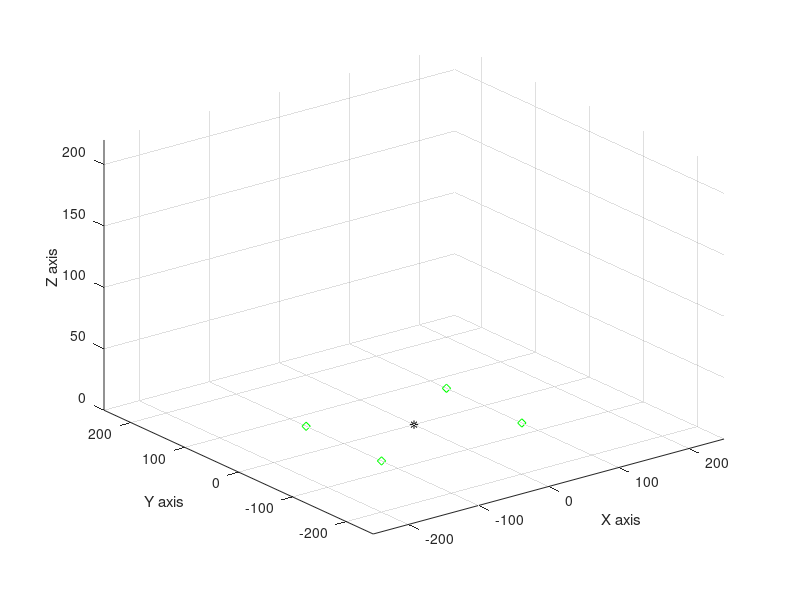

Here is the MATLAB script that generated this plot: (Note: this script raises an error after producing the figure.)
close all
clear all 

%Traslación deseada
dx=0;
dy=0;
dz=-10;
%Orientación deseada
roll=deg2rad(0);
pitch=deg2rad(0);
yaw=deg2rad(0);

%Pose deseada
pose_d=[dx;dy;dz;roll;pitch;yaw];

% Posición del pie izquierdo frontal
foot_lf=[100;70;0;1]; %uno para que sea homogenea
foot_rf=[100;-70;0;1]; %uno para que sea homogenea
foot_lb=[-100;70;0;1]; %uno para que sea homogenea
foot_rb=[-100;-70;0;1]; %uno para que sea homogenea
figure; %Graficamos el origen del mundo y la posición deseada del pie
plot3(0,0,0,'*k'); %origen w=mundo
xlim([-250,250]);
ylim([-250,250]);
zlim([0,220]);
xlabel('X axis');
ylabel('Y axis');
zlabel('Z axis');
% view(179.99,180); %Vista lateral
% view(90,0); %Vista Frontal
% view(180,0); %Vista lateral positiva
grid on
hold on
plot3(foot_lf(1),foot_lf(2),foot_lf(3),'dg');
plot3(foot_rf(1),foot_rf(2),foot_rf(3),'dg');
plot3(foot_lb(1),foot_lb(2),foot_lb(3),'dg');
plot3(foot_rb(1),foot_rb(2),foot_rb(3),'dg');

 Q_calc=calc_ik_byte_main(pose_d,foot_lf,foot_rf,foot_lb,foot_rb);

%Pierna frontal izquierda
% q1_lf=deg2rad(0); %motor roll left front
% q2_lf=deg2rad(0); %motor pitch1 left front
% q3_lf=deg2rad(90); %motor pitch2 left front
% %Angulos pierna izquierda frontal calulados
q1_lf=Q_calc(1); %motor roll left front
q2_lf=Q_calc(2); %motor pitch1 left front
q3_lf=Q_calc(3); %motor pitch2 left front
q_lf=[q1_lf;q2_lf;q3_lf];

%Pierna frontal derecha
% q1_rf=deg2rad(0); %motor roll right front
% q2_rf=deg2rad(0); %motor pitch1 right front
% q3_rf=deg2rad(0); %motor pitch2 right front
%Angulos pierna derecha frontal calulados
q1_rf=Q_calc(4); %motor roll right front
q2_rf=Q_calc(5); %motor pitch1 right front
q3_rf=Q_calc(6); %motor pitch2 right front
q_rf=[q1_rf;q2_rf;q3_rf];

%Pierna trasera izquierda
% q1_lb=deg2rad(0); %motor roll left back
% q2_lb=deg2rad(0); %motor pitch1 left back
% q3_lb=deg2rad(0); %motor pitch2 left back
%Angulos pierna izquierda frontal calulados
q1_lb=Q_calc(7); %motor roll left back
q2_lb=Q_calc(8); %motor pitch1 left back
q3_lb=Q_calc(9); %motor pitch2 left back
q_lb=[q1_lb;q2_lb;q3_lb];

%Pierna trasera derecha
% q1_rb=deg2rad(0); %motor roll right back
% q2_rb=deg2rad(0); %motor pitch1 right back
% q3_rb=deg2rad(0); %motor pitch2 right back
%Angulos pierna derecha frontal calulados
q1_rb=Q_calc(10); %motor roll right back
q2_rb=Q_calc(11); %motor pitch1 right back
q3_rb=Q_calc(12); %motor pitch2 right back
q_rb=[q1_rb;q2_rb;q3_rb];

%Configuración deseada
Q_d=[q_lf;q_rf;q_lb;q_rb];

draw_byte(pose_d,Q_d);
